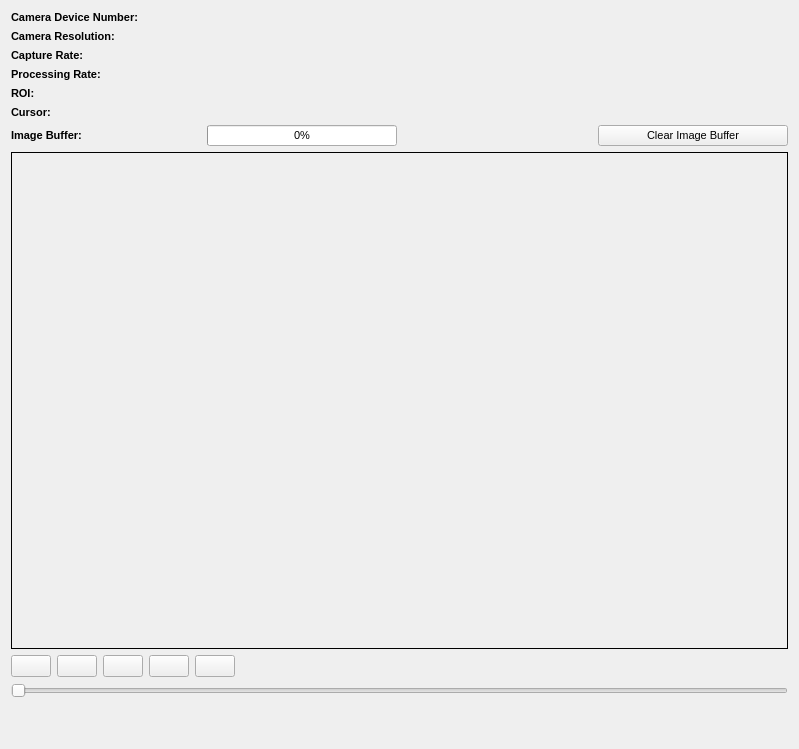
<?xml version="1.0" encoding="UTF-8"?>
<ui version="4.0">
 <class>VisionUnit_widget</class>
 <widget class="QWidget" name="VisionUnit_widget">
  <property name="enabled">
   <bool>true</bool>
  </property>
  <property name="geometry">
   <rect>
    <x>0</x>
    <y>0</y>
    <width>799</width>
    <height>749</height>
   </rect>
  </property>
  <property name="sizePolicy">
   <sizepolicy hsizetype="Expanding" vsizetype="Expanding">
    <horstretch>0</horstretch>
    <verstretch>0</verstretch>
   </sizepolicy>
  </property>
  <property name="windowTitle">
   <string>Form</string>
  </property>
  <layout class="QVBoxLayout" name="verticalLayout" stretch="0,1,0,0,0">
   <item>
    <layout class="QGridLayout" name="gridLayout">
     <item row="5" column="0">
      <widget class="QLabel" name="label_7">
       <property name="sizePolicy">
        <sizepolicy hsizetype="MinimumExpanding" vsizetype="MinimumExpanding">
         <horstretch>0</horstretch>
         <verstretch>0</verstretch>
        </sizepolicy>
       </property>
       <property name="font">
        <font>
         <pointsize>8</pointsize>
         <weight>75</weight>
         <bold>true</bold>
        </font>
       </property>
       <property name="text">
        <string>Cursor:</string>
       </property>
      </widget>
     </item>
     <item row="3" column="2">
      <widget class="QLabel" name="nFramesProcessedLabel">
       <property name="sizePolicy">
        <sizepolicy hsizetype="MinimumExpanding" vsizetype="MinimumExpanding">
         <horstretch>0</horstretch>
         <verstretch>0</verstretch>
        </sizepolicy>
       </property>
       <property name="font">
        <font>
         <pointsize>8</pointsize>
        </font>
       </property>
       <property name="text">
        <string/>
       </property>
       <property name="alignment">
        <set>Qt::AlignCenter</set>
       </property>
      </widget>
     </item>
     <item row="2" column="2">
      <widget class="QLabel" name="nFramesCapturedLabel">
       <property name="sizePolicy">
        <sizepolicy hsizetype="MinimumExpanding" vsizetype="MinimumExpanding">
         <horstretch>0</horstretch>
         <verstretch>0</verstretch>
        </sizepolicy>
       </property>
       <property name="font">
        <font>
         <pointsize>8</pointsize>
        </font>
       </property>
       <property name="text">
        <string/>
       </property>
       <property name="alignment">
        <set>Qt::AlignCenter</set>
       </property>
      </widget>
     </item>
     <item row="6" column="1">
      <widget class="QProgressBar" name="imageBufferBar">
       <property name="sizePolicy">
        <sizepolicy hsizetype="MinimumExpanding" vsizetype="MinimumExpanding">
         <horstretch>0</horstretch>
         <verstretch>0</verstretch>
        </sizepolicy>
       </property>
       <property name="font">
        <font>
         <pointsize>8</pointsize>
        </font>
       </property>
       <property name="value">
        <number>0</number>
       </property>
      </widget>
     </item>
     <item row="6" column="0">
      <widget class="QLabel" name="label_1">
       <property name="sizePolicy">
        <sizepolicy hsizetype="MinimumExpanding" vsizetype="MinimumExpanding">
         <horstretch>0</horstretch>
         <verstretch>0</verstretch>
        </sizepolicy>
       </property>
       <property name="font">
        <font>
         <pointsize>8</pointsize>
         <weight>75</weight>
         <bold>true</bold>
        </font>
       </property>
       <property name="text">
        <string>Image Buffer:</string>
       </property>
       <property name="alignment">
        <set>Qt::AlignLeading|Qt::AlignLeft|Qt::AlignVCenter</set>
       </property>
      </widget>
     </item>
     <item row="2" column="1">
      <widget class="QLabel" name="captureRateLabel">
       <property name="enabled">
        <bool>true</bool>
       </property>
       <property name="sizePolicy">
        <sizepolicy hsizetype="MinimumExpanding" vsizetype="MinimumExpanding">
         <horstretch>0</horstretch>
         <verstretch>0</verstretch>
        </sizepolicy>
       </property>
       <property name="font">
        <font>
         <pointsize>8</pointsize>
        </font>
       </property>
       <property name="text">
        <string/>
       </property>
      </widget>
     </item>
     <item row="6" column="2">
      <widget class="QLabel" name="imageBufferLabel">
       <property name="sizePolicy">
        <sizepolicy hsizetype="MinimumExpanding" vsizetype="MinimumExpanding">
         <horstretch>0</horstretch>
         <verstretch>0</verstretch>
        </sizepolicy>
       </property>
       <property name="font">
        <font>
         <pointsize>8</pointsize>
        </font>
       </property>
       <property name="text">
        <string/>
       </property>
       <property name="alignment">
        <set>Qt::AlignCenter</set>
       </property>
      </widget>
     </item>
     <item row="2" column="0">
      <widget class="QLabel" name="label_2">
       <property name="sizePolicy">
        <sizepolicy hsizetype="MinimumExpanding" vsizetype="MinimumExpanding">
         <horstretch>0</horstretch>
         <verstretch>0</verstretch>
        </sizepolicy>
       </property>
       <property name="font">
        <font>
         <pointsize>8</pointsize>
         <weight>75</weight>
         <bold>true</bold>
        </font>
       </property>
       <property name="text">
        <string>Capture Rate:</string>
       </property>
       <property name="alignment">
        <set>Qt::AlignLeading|Qt::AlignLeft|Qt::AlignVCenter</set>
       </property>
      </widget>
     </item>
     <item row="1" column="1">
      <widget class="QLabel" name="cameraResolutionLabel">
       <property name="sizePolicy">
        <sizepolicy hsizetype="MinimumExpanding" vsizetype="MinimumExpanding">
         <horstretch>0</horstretch>
         <verstretch>0</verstretch>
        </sizepolicy>
       </property>
       <property name="font">
        <font>
         <pointsize>8</pointsize>
        </font>
       </property>
       <property name="alignment">
        <set>Qt::AlignLeading|Qt::AlignLeft|Qt::AlignVCenter</set>
       </property>
      </widget>
     </item>
     <item row="1" column="0">
      <widget class="QLabel" name="label_5">
       <property name="sizePolicy">
        <sizepolicy hsizetype="MinimumExpanding" vsizetype="MinimumExpanding">
         <horstretch>0</horstretch>
         <verstretch>0</verstretch>
        </sizepolicy>
       </property>
       <property name="font">
        <font>
         <pointsize>8</pointsize>
         <weight>75</weight>
         <bold>true</bold>
        </font>
       </property>
       <property name="text">
        <string>Camera Resolution:</string>
       </property>
       <property name="alignment">
        <set>Qt::AlignLeading|Qt::AlignLeft|Qt::AlignVCenter</set>
       </property>
      </widget>
     </item>
     <item row="0" column="1">
      <widget class="QLabel" name="deviceNumberLabel">
       <property name="sizePolicy">
        <sizepolicy hsizetype="MinimumExpanding" vsizetype="MinimumExpanding">
         <horstretch>0</horstretch>
         <verstretch>0</verstretch>
        </sizepolicy>
       </property>
       <property name="font">
        <font>
         <pointsize>8</pointsize>
        </font>
       </property>
       <property name="alignment">
        <set>Qt::AlignLeading|Qt::AlignLeft|Qt::AlignVCenter</set>
       </property>
      </widget>
     </item>
     <item row="6" column="3">
      <layout class="QHBoxLayout" name="horizontalLayout">
       <item>
        <widget class="QPushButton" name="clearImageBufferButton">
         <property name="sizePolicy">
          <sizepolicy hsizetype="MinimumExpanding" vsizetype="MinimumExpanding">
           <horstretch>0</horstretch>
           <verstretch>0</verstretch>
          </sizepolicy>
         </property>
         <property name="font">
          <font>
           <pointsize>8</pointsize>
          </font>
         </property>
         <property name="text">
          <string>Clear Image Buffer</string>
         </property>
        </widget>
       </item>
      </layout>
     </item>
     <item row="0" column="0">
      <widget class="QLabel" name="label_4">
       <property name="sizePolicy">
        <sizepolicy hsizetype="MinimumExpanding" vsizetype="MinimumExpanding">
         <horstretch>0</horstretch>
         <verstretch>0</verstretch>
        </sizepolicy>
       </property>
       <property name="font">
        <font>
         <pointsize>8</pointsize>
         <weight>75</weight>
         <bold>true</bold>
        </font>
       </property>
       <property name="text">
        <string>Camera Device Number:</string>
       </property>
       <property name="alignment">
        <set>Qt::AlignLeading|Qt::AlignLeft|Qt::AlignVCenter</set>
       </property>
      </widget>
     </item>
     <item row="3" column="1">
      <widget class="QLabel" name="processingRateLabel">
       <property name="sizePolicy">
        <sizepolicy hsizetype="MinimumExpanding" vsizetype="MinimumExpanding">
         <horstretch>0</horstretch>
         <verstretch>0</verstretch>
        </sizepolicy>
       </property>
       <property name="font">
        <font>
         <pointsize>8</pointsize>
        </font>
       </property>
       <property name="text">
        <string/>
       </property>
      </widget>
     </item>
     <item row="4" column="1">
      <widget class="QLabel" name="roiLabel">
       <property name="sizePolicy">
        <sizepolicy hsizetype="MinimumExpanding" vsizetype="MinimumExpanding">
         <horstretch>0</horstretch>
         <verstretch>0</verstretch>
        </sizepolicy>
       </property>
       <property name="font">
        <font>
         <pointsize>8</pointsize>
        </font>
       </property>
       <property name="text">
        <string/>
       </property>
      </widget>
     </item>
     <item row="5" column="1">
      <widget class="QLabel" name="mouseCursorPosLabel">
       <property name="sizePolicy">
        <sizepolicy hsizetype="MinimumExpanding" vsizetype="MinimumExpanding">
         <horstretch>0</horstretch>
         <verstretch>0</verstretch>
        </sizepolicy>
       </property>
       <property name="font">
        <font>
         <pointsize>8</pointsize>
        </font>
       </property>
       <property name="text">
        <string/>
       </property>
      </widget>
     </item>
     <item row="4" column="0">
      <widget class="QLabel" name="label_6">
       <property name="sizePolicy">
        <sizepolicy hsizetype="MinimumExpanding" vsizetype="MinimumExpanding">
         <horstretch>0</horstretch>
         <verstretch>0</verstretch>
        </sizepolicy>
       </property>
       <property name="font">
        <font>
         <pointsize>8</pointsize>
         <weight>75</weight>
         <bold>true</bold>
        </font>
       </property>
       <property name="text">
        <string>ROI:</string>
       </property>
      </widget>
     </item>
     <item row="3" column="0">
      <widget class="QLabel" name="label_3">
       <property name="sizePolicy">
        <sizepolicy hsizetype="MinimumExpanding" vsizetype="MinimumExpanding">
         <horstretch>0</horstretch>
         <verstretch>0</verstretch>
        </sizepolicy>
       </property>
       <property name="font">
        <font>
         <pointsize>8</pointsize>
         <weight>75</weight>
         <bold>true</bold>
        </font>
       </property>
       <property name="text">
        <string>Processing Rate:</string>
       </property>
      </widget>
     </item>
    </layout>
   </item>
   <item>
    <widget class="FrameLabel" name="frameLabel">
     <property name="enabled">
      <bool>true</bool>
     </property>
     <property name="sizePolicy">
      <sizepolicy hsizetype="Expanding" vsizetype="Expanding">
       <horstretch>0</horstretch>
       <verstretch>0</verstretch>
      </sizepolicy>
     </property>
     <property name="maximumSize">
      <size>
       <width>1200</width>
       <height>700</height>
      </size>
     </property>
     <property name="mouseTracking">
      <bool>true</bool>
     </property>
     <property name="autoFillBackground">
      <bool>true</bool>
     </property>
     <property name="frameShape">
      <enum>QFrame::Box</enum>
     </property>
     <property name="alignment">
      <set>Qt::AlignCenter</set>
     </property>
    </widget>
   </item>
   <item>
    <layout class="QHBoxLayout" name="horizontalLayout_2">
     <item>
      <widget class="QPushButton" name="playPushButton">
       <property name="text">
        <string/>
       </property>
       <property name="icon">
        <iconset resource="../Images.qrc">
         <normaloff>:/play</normaloff>:/play</iconset>
       </property>
      </widget>
     </item>
     <item>
      <widget class="QPushButton" name="pausePushButton">
       <property name="text">
        <string/>
       </property>
       <property name="icon">
        <iconset resource="../Images.qrc">
         <normaloff>:/pause</normaloff>:/pause</iconset>
       </property>
      </widget>
     </item>
     <item>
      <widget class="QPushButton" name="stopPushButton">
       <property name="text">
        <string/>
       </property>
       <property name="icon">
        <iconset resource="../Images.qrc">
         <normaloff>:/stop</normaloff>:/stop</iconset>
       </property>
      </widget>
     </item>
     <item>
      <widget class="QPushButton" name="rewPushButton">
       <property name="text">
        <string/>
       </property>
       <property name="icon">
        <iconset resource="../Images.qrc">
         <normaloff>:/rew</normaloff>:/rew</iconset>
       </property>
      </widget>
     </item>
     <item>
      <widget class="QPushButton" name="ffdPushButton">
       <property name="text">
        <string/>
       </property>
       <property name="icon">
        <iconset resource="../Images.qrc">
         <normaloff>:/ffd</normaloff>:/ffd</iconset>
       </property>
      </widget>
     </item>
     <item>
      <spacer name="horizontalSpacer">
       <property name="orientation">
        <enum>Qt::Horizontal</enum>
       </property>
       <property name="sizeHint" stdset="0">
        <size>
         <width>40</width>
         <height>20</height>
        </size>
       </property>
      </spacer>
     </item>
    </layout>
   </item>
   <item>
    <widget class="QSlider" name="videoSlider">
     <property name="orientation">
      <enum>Qt::Horizontal</enum>
     </property>
    </widget>
   </item>
   <item>
    <spacer name="verticalSpacer">
     <property name="orientation">
      <enum>Qt::Vertical</enum>
     </property>
     <property name="sizeHint" stdset="0">
      <size>
       <width>20</width>
       <height>40</height>
      </size>
     </property>
    </spacer>
   </item>
  </layout>
 </widget>
 <customwidgets>
  <customwidget>
   <class>FrameLabel</class>
   <extends>QLabel</extends>
   <header>FrameLabel.h</header>
  </customwidget>
 </customwidgets>
 <resources>
  <include location="../Images.qrc"/>
 </resources>
 <connections/>
</ui>
